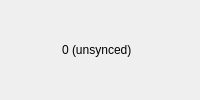
                    <widget class="QWidget" name="_widget" native="true">
                        <layout class="QHBoxLayout" name="horizontalLayout_4">
                            <item>
                                <widget class="LEDLabel" name="led_label">
                                    <property name="text">
                                        <string/>
                                    </property>
                                    <property name="pixmap">
                                        <pixmap resource="../../../resources.qrc">:/pixmaps/gray_led</pixmap>
                                    </property>
                                </widget>
                            </item>
                            <item>
                                <widget class="SyncBlockLabel" name="current_block_counter">
                                    <property name="text">
                                        <string>0 (unsynced)</string>
                                    </property>
                                </widget>
                            </item>
                            <item>
                                <spacer name="_horizontalSpacer">
                                    <property name="orientation">
                                        <enum>Qt::Horizontal</enum>
                                    </property>
                                </spacer>
                            </item>
                            <item>
                                <widget class="QLabel" name="qmt_logo">
                                    <property name="text">
                                        <string/>
                                    </property>
                                    <property name="pixmap">
                                        <pixmap resource="../../../resources.qrc">:/pixmaps/qmc_logo</pixmap>
                                    </property>
                                    <property name="margin">
                                        <number>16</number>
                                    </property>
                                </widget>
                            </item>
                        </layout>
                    </widget>
